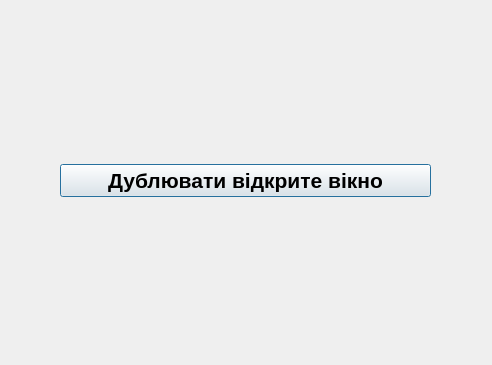
<?xml version="1.0" encoding="UTF-8"?>
<ui version="4.0">
 <class>Dialog</class>
 <widget class="QDialog" name="Dialog">
  <property name="geometry">
   <rect>
    <x>0</x>
    <y>0</y>
    <width>492</width>
    <height>365</height>
   </rect>
  </property>
  <property name="windowTitle">
   <string>Dialog</string>
  </property>
  <widget class="QWidget" name="gridLayoutWidget">
   <property name="geometry">
    <rect>
     <x>0</x>
     <y>0</y>
     <width>491</width>
     <height>361</height>
    </rect>
   </property>
   <layout class="QGridLayout" name="gridLayout">
    <property name="leftMargin">
     <number>60</number>
    </property>
    <property name="rightMargin">
     <number>60</number>
    </property>
    <item row="0" column="0">
     <widget class="QPushButton" name="pushButton">
      <property name="font">
       <font>
        <pointsize>16</pointsize>
        <bold>true</bold>
       </font>
      </property>
      <property name="cursor">
       <cursorShape>PointingHandCursor</cursorShape>
      </property>
      <property name="text">
       <string>Дублювати відкрите вікно</string>
      </property>
     </widget>
    </item>
   </layout>
  </widget>
 </widget>
 <resources/>
 <connections/>
</ui>
